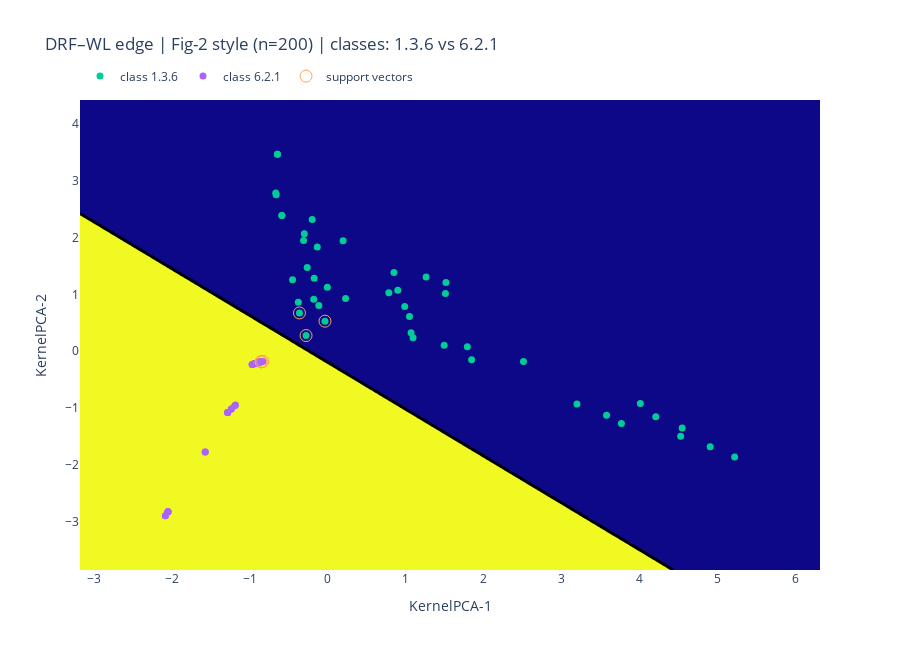

Source (notebook cell):
### Markdown cell above
### Fig-2-Style SVM Visualization (Kernel Space → 2D)

To make the SVM decision boundary interpretable, we project the **precomputed kernel matrix** into 2D using **KernelPCA**.
On this 2D embedding we train a **linear SVM** and visualize:

- **Scatter + support vectors** (points influencing the margin)
- A **grid** colored by the predicted class
- The **decision boundary** as the contour where the decision function is close to zero

This mirrors the visualization idea from the reference paper, where grid points with predicted values close to 0 trace the separating boundary.

### Code cell
n = K_drf.shape[0]          # z.B. 200
y_small = np.asarray(y)[:n] # MUSS gleich lang sein wie K

fig, info = fig2_style_svm_from_kernel(
    K_drf,
    y_small,
    C=1.0,
    n_points_grid=250,
    seed=42,
    title=f"DRF–WL edge | Fig-2 style (n={n})"
)
print(info)
fig.show()

### Figure 1 — Plotly figure (JSON) as saved in the notebook; plotly's stock layout.template omitted (floating-point values rounded to 4 significant figures; data arrays with more than 128 entries replaced by an {"elided": "..."} marker saying what was removed)
{"data": [{"contours": {"coloring": "fill"}, "hoverinfo": "skip", "name": "Predicted regions", "opacity": 0.35, "showscale": false, "type": "contour", "x": {"elided": "250 float values"}, "y": {"elided": "250 float values"}, "z": {"elided": "250x250 float values"}}, {"contours": {"end": 0, "size": 1, "start": 0}, "hoverinfo": "skip", "line": {"width": 3}, "name": "Decision boundary (0)", "showscale": false, "type": "contour", "x": {"elided": "250 float values"}, "y": {"elided": "250 float values"}, "z": {"elided": "250x250 float values"}}, {"marker": {"size": 7}, "mode": "markers", "name": "class 1.3.6", "type": "scatter", "x": [-0.3808, 4.905, 0.9846, 0.8467, -0.592, 4.009, 1.066, 0.2258, 2.509, -0.1374, 1.491, -0.592, -0.2814, -0.008376, 5.219, 0.1936, 1.513, 3.575, 0.7803, 1.092, 3.766, 1.508, -0.177, 0.896, -0.3041, 1.843, 1.259, -0.4547, -0.1175, -0.366, -0.6652, -0.6705, -0.6486, 4.207, -0.3138, -0.2025, 1.788, -0.2669, -0.03858, -0.1829, -0.6486, 4.526, 3.195, 4.545, 1.046], "y": [0.8607, -1.687, 0.7859, 1.387, 2.39, -0.924, 0.3259, 0.9298, -0.1838, 1.837, 0.1036, 2.39, 0.2748, 1.125, -1.865, 1.944, 1.21, -1.128, 1.029, 0.2379, -1.274, 1.014, 1.285, 1.073, 2.071, -0.1508, 1.307, 1.257, 0.8026, 0.6734, 2.754, 2.788, 3.47, -1.156, 1.951, 2.322, 0.07718, 1.472, 0.5282, 0.9137, 3.47, -1.502, -0.9323, -1.356, 0.6094]}, {"marker": {"size": 7}, "mode": "markers", "name": "class 6.2.1", "type": "scatter", "x": [-1.287, -0.8734, -0.837, -0.9735, -2.054, -0.9541, -1.576, -0.9541, -0.8734, -1.187, -2.087, -0.9373, -0.8979, -2.054, -0.9373, -2.054, -1.198, -0.8811, -0.9204, -1.241, -2.087, -0.9373, -0.888, -0.8659, -0.8979, -0.8979, -1.287, -0.8904, -0.8811, -0.9735, -0.9204, -0.8803, -0.9132, -0.9039, -0.8653, -0.8585, -2.054, -1.241, -0.8585, -1.576, -1.287, -0.9132, -1.287], "y": [-1.082, -0.193, -0.1804, -0.2335, -2.831, -0.2254, -1.779, -0.2254, -0.193, -0.9474, -2.901, -0.219, -0.2045, -2.831, -0.219, -2.831, -0.9606, -0.1957, -0.2125, -1.018, -2.901, -0.219, -0.2004, -0.1903, -0.2045, -0.2045, -1.082, -0.2018, -0.1957, -0.2335, -0.2125, -0.1976, -0.21, -0.2063, -0.1922, -0.1877, -2.831, -1.018, -0.1877, -1.779, -1.082, -0.21, -1.082]}, {"marker": {"size": 12, "symbol": "circle-open"}, "mode": "markers", "name": "support vectors", "type": "scatter", "x": [-0.2814, -0.366, -0.03858, -0.837, -0.8585, -0.8585], "y": [0.2748, 0.6734, 0.5282, -0.1804, -0.1877, -0.1877]}], "layout": {"height": 650, "legend": {"orientation": "h", "x": 0, "xanchor": "left", "y": 1.02, "yanchor": "bottom"}, "title": {"text": "DRF–WL edge | Fig-2 style (n=200) | classes: 1.3.6 vs 6.2.1"}, "width": 900, "xaxis": {"title": {"text": "KernelPCA-1"}}, "yaxis": {"title": {"text": "KernelPCA-2"}}}}
